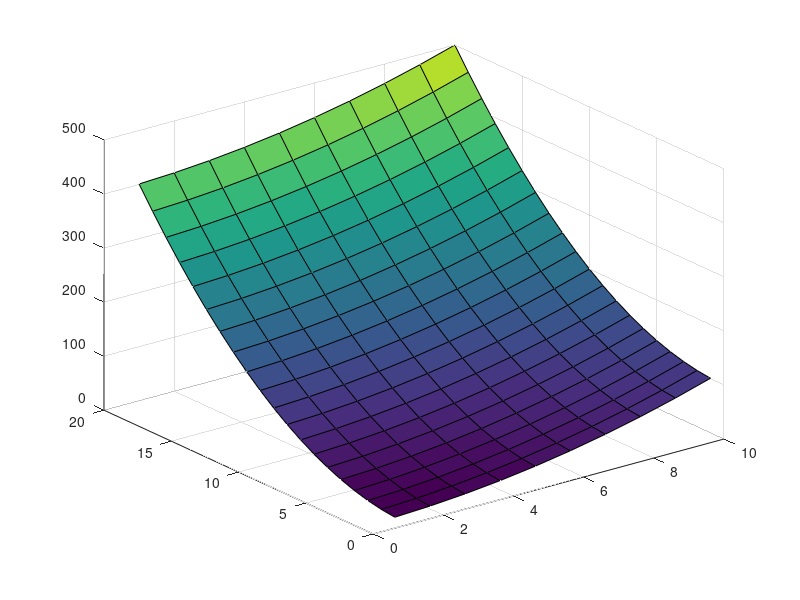

Recreate this plot in MATLAB.
% We will use tic and toc to time code.
% Generate two vectors and do an operation on them
npoints = 10000;
x = linspace(1,100,npoints);
y = linspace(-10,10,npoints);
z = zeros(size(x));

% Using a for loop
tic;
for ii = 1:npoints
    z(ii) = x(ii)^3 + y(ii)^(-1/2);
end
toc

% Re-writing the problem to use the vector nature
tic;
z = x.^3 + y.^(-1/2);
toc

% Thigs also speed up when we pre-allocate memory
z = zeros(size(x));
tic;
z = x.^3 + y.^(-1/2);
toc

% Similar to vectorization are repmat and meshgrid
%  for generating repeated vectors
% Repmat repeats an N-dimensional matrix
A = [1,2;3,4]
B = repmat(A,2,3)

% Meshgrid is great for generating
%  2D (or higher) (x,y,z,...) coordinates
[x,y] = meshgrid([1:10],[1:20])
z = x.^2 + y.^2
surf(x,y,z) % visualize it (skipping ahead a bit)
